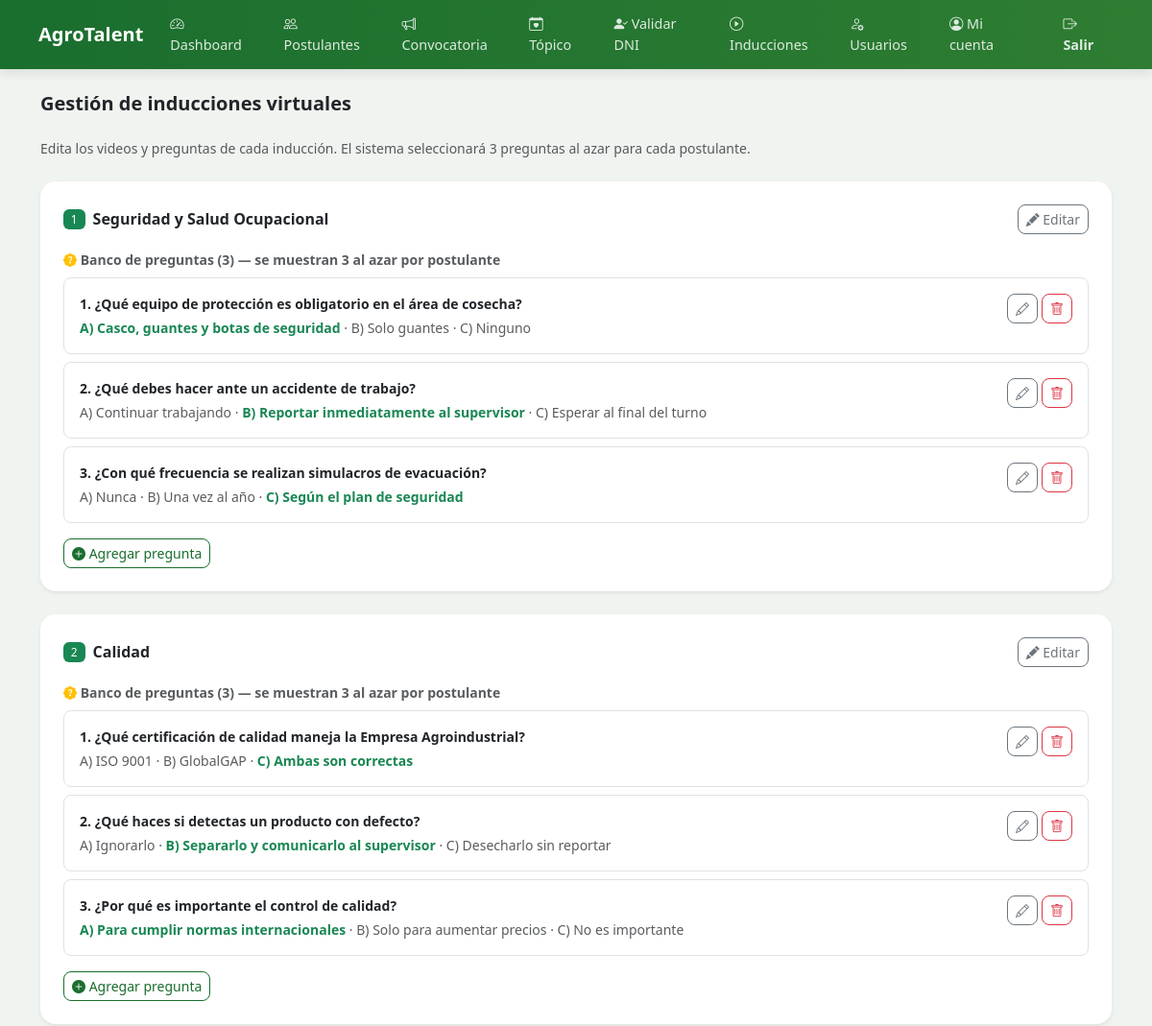
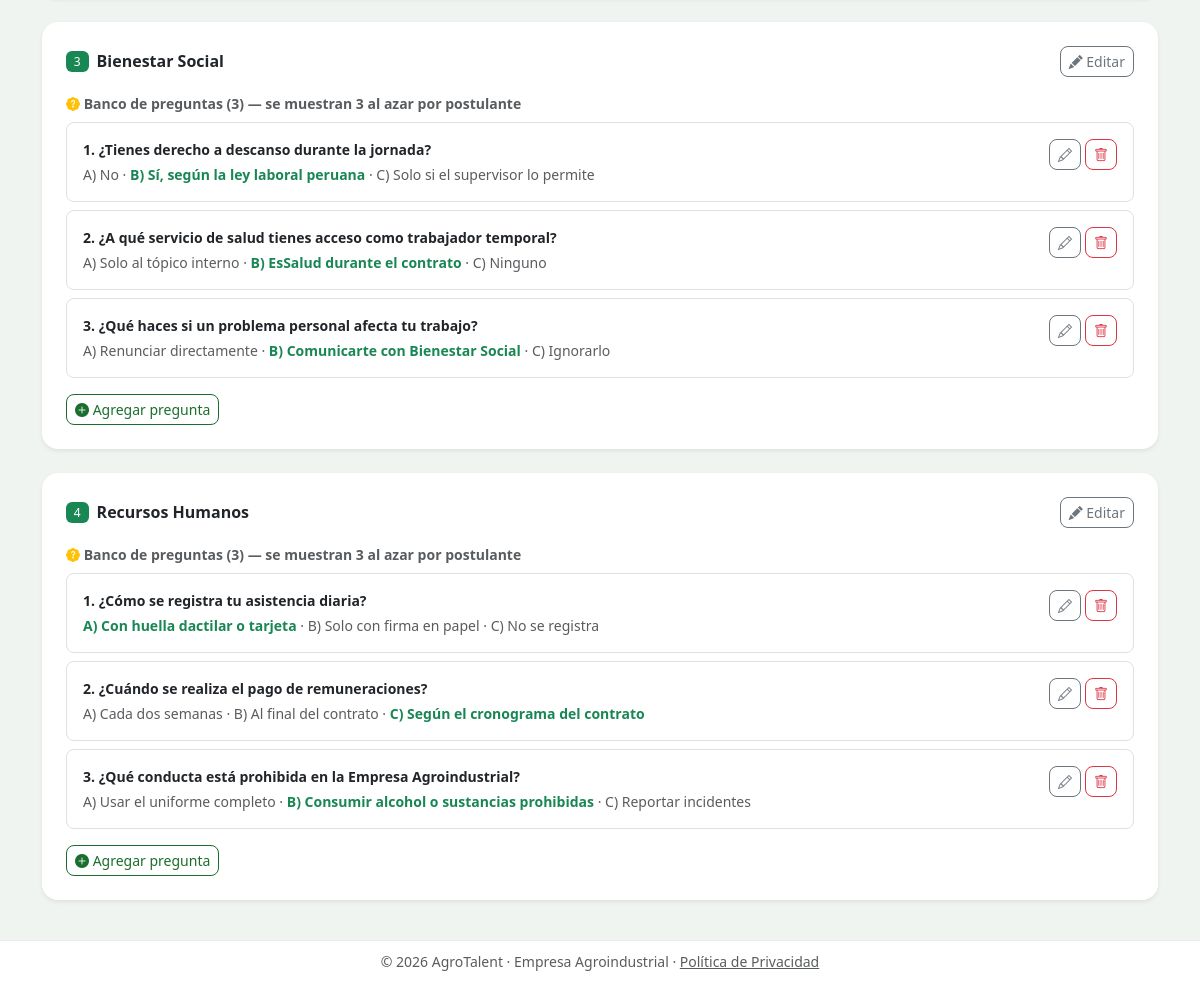
Screenshot of /rrhh/inducciones (signed in) with the database file from the repository (2 pictures, top to bottom).
### models.py (models this page shows)
class Induccion(db.Model):
    __tablename__ = 'inducciones'
    id = db.Column(db.Integer, primary_key=True)
    orden = db.Column(db.Integer, nullable=False)
    titulo = db.Column(db.String(100), nullable=False)
    descripcion = db.Column(db.Text)
    video_url = db.Column(db.String(300))
    preguntas = db.relationship('PreguntaInduccion', backref='induccion', lazy=True, order_by='PreguntaInduccion.id')

class PreguntaInduccion(db.Model):
    __tablename__ = 'preguntas_induccion'
    id = db.Column(db.Integer, primary_key=True)
    induccion_id = db.Column(db.Integer, db.ForeignKey('inducciones.id'), nullable=False)
    texto = db.Column(db.Text, nullable=False)
    opcion_a = db.Column(db.String(200), nullable=False)
    opcion_b = db.Column(db.String(200), nullable=False)
    opcion_c = db.Column(db.String(200), nullable=False)
    respuesta_correcta = db.Column(db.String(1), nullable=False)

### app.py (the view, shortened to what this page needs)
@app.route('/rrhh/inducciones', methods=['GET', 'POST'])
@login_required
@rol_requerido('rrhh')
def rrhh_inducciones():
    if not current_user.es_jefe:
        flash('Solo el jefe de RR.HH. puede gestionar inducciones.', 'danger')
        return redirect(url_for('rrhh_dashboard'))
    inducciones = Induccion.query.order_by(Induccion.orden).all()
    return render_template('rrhh/inducciones.html', inducciones=inducciones)

### app.py (called while the page is built)
@login_manager.user_loader
def load_user(uid):
    return db.session.get(Usuario, int(uid))

def rol_requerido(*roles):
    def decorator(f):
        @wraps(f)
        def wrapped(*args, **kwargs):
            if not current_user.is_authenticated or current_user.rol not in roles:
                flash('Acceso restringido.', 'danger')
                return redirect(url_for('login'))
            return f(*args, **kwargs)
        return wrapped
    return decorator

### templates/rrhh/inducciones.html (shortened to what this page needs)
{% extends "base.html" %}
{% block content %}
<h5 class="fw-bold mb-4">Gestión de inducciones virtuales</h5>
<p class="text-muted small mb-4">Edita los videos y preguntas de cada inducción. El sistema seleccionará 3 preguntas al azar para cada postulante.</p>
{% for ind in inducciones %}
<div class="card border-0 shadow-sm rounded-4 mb-4">
  <div class="card-body p-4">
    <div class="d-flex align-items-center gap-2 mb-3">
      <span class="badge bg-success">{{ ind.orden }}</span>
      <h6 class="fw-bold mb-0">{{ ind.titulo }}</h6>
      <button class="btn btn-sm btn-outline-secondary rounded-3 ms-auto"
              type="button" data-bs-toggle="collapse"
              data-bs-target="#editInd{{ ind.id }}">
        <i class="bi bi-pencil-fill"></i> Editar
      </button>
    </div>
    <div class="small text-muted fw-semibold mb-2">
      <i class="bi bi-patch-question-fill text-warning"></i>
      Banco de preguntas ({{ ind.preguntas | length }}) — se muestran 3 al azar por postulante
    </div>
    <div class="d-grid gap-2 mb-3">
      {% for preg in ind.preguntas %}
      <div class="border rounded-3 p-3">
        <div class="d-flex align-items-start justify-content-between gap-2">
          <div class="small flex-grow-1">
            <div class="fw-semibold mb-1">{{ loop.index }}. {{ preg.texto }}</div>
            <div class="text-muted">
              <span class="{% if preg.respuesta_correcta == 'a' %}text-success fw-semibold{% endif %}">A) {{ preg.opcion_a }}</span> ·
              <span class="{% if preg.respuesta_correcta == 'b' %}text-success fw-semibold{% endif %}">B) {{ preg.opcion_b }}</span> ·
              <span class="{% if preg.respuesta_correcta == 'c' %}text-success fw-semibold{% endif %}">C) {{ preg.opcion_c }}</span>
            </div>
          </div>
          <div class="d-flex gap-1 flex-shrink-0">
            <button class="btn btn-sm btn-outline-secondary rounded-3" type="button"
                    data-bs-toggle="collapse" data-bs-target="#editPreg{{ preg.id }}">
              <i class="bi bi-pencil"></i>
            </button>
            <form method="POST" class="d-inline">
              <button type="submit" class="btn btn-sm btn-outline-danger rounded-3"
                      onclick="return confirm('¿Eliminar esta pregunta?')">
                <i class="bi bi-trash"></i>
              </button>
            </form>
          </div>
        </div>
      </div>
      {% endfor %}
    </div>
    <button class="btn btn-outline-success btn-sm rounded-3" type="button"
            data-bs-toggle="collapse" data-bs-target="#nuevaPreg{{ ind.id }}">
      <i class="bi bi-plus-circle-fill"></i> Agregar pregunta
    </button>
  </div>
</div>
{% endfor %}
{% endblock %}

### static/css/main.css (style rules this page uses)
:root { --verde: #1a6e2e; --verde-medio: #28a745; --verde-claro: #e8f5e9; --amarillo: #f5c518; --gris: #f8f9fa; --texto: #212529; --muted: #6c757d; }
body { font-family: 'Segoe UI', system-ui, sans-serif; background-color: #f0f4f0; color: var(--texto); min-height: 100vh; display: flex; flex-direction: column; }
.card { transition: box-shadow .15s; }
.btn-outline-success { color: var(--verde); border-color: var(--verde); }
.badge { font-weight: 500; letter-spacing: .01em; }

### rows the page displays
Induccion: orden "1", titulo "Seguridad y Salud Ocupacional", preguntas|length "3"
PreguntaInduccion: texto "¿Qué equipo de protección es obligatorio en el área de cosecha?", opcion_a "Casco, guantes y botas de seguridad", opcion_b "Solo guantes", opcion_c "Ninguno"
PreguntaInduccion: texto "¿Qué debes hacer ante un accidente de trabajo?", opcion_a "Continuar trabajando", opcion_b "Reportar inmediatamente al supervisor", opcion_c "Esperar al final del turno"
PreguntaInduccion: texto "¿Con qué frecuencia se realizan simulacros de evacuación?", opcion_a "Nunca", opcion_b "Una vez al año", opcion_c "Según el plan de seguridad"
Induccion: orden "2", titulo "Calidad", preguntas|length "3"
PreguntaInduccion: texto "¿Qué certificación de calidad maneja la Empresa Agroindustrial?", opcion_a "ISO 9001", opcion_b "GlobalGAP", opcion_c "Ambas son correctas"
PreguntaInduccion: texto "¿Qué haces si detectas un producto con defecto?", opcion_a "Ignorarlo", opcion_b "Separarlo y comunicarlo al supervisor", opcion_c "Desecharlo sin reportar"
PreguntaInduccion: texto "¿Por qué es importante el control de calidad?", opcion_a "Para cumplir normas internacionales", opcion_b "Solo para aumentar precios", opcion_c "No es importante"
Induccion: orden "3", titulo "Bienestar Social", preguntas|length "3"
PreguntaInduccion: texto "¿Tienes derecho a descanso durante la jornada?", opcion_a "No", opcion_b "Sí, según la ley laboral peruana", opcion_c "Solo si el supervisor lo permite"
PreguntaInduccion: texto "¿A qué servicio de salud tienes acceso como trabajador temporal?", opcion_a "Solo al tópico interno", opcion_b "EsSalud durante el contrato", opcion_c "Ninguno"
PreguntaInduccion: texto "¿Qué haces si un problema personal afecta tu trabajo?", opcion_a "Renunciar directamente", opcion_b "Comunicarte con Bienestar Social", opcion_c "Ignorarlo"
Induccion: orden "4", titulo "Recursos Humanos", preguntas|length "3"
PreguntaInduccion: texto "¿Cómo se registra tu asistencia diaria?", opcion_a "Con huella dactilar o tarjeta", opcion_b "Solo con firma en papel", opcion_c "No se registra"
PreguntaInduccion: texto "¿Cuándo se realiza el pago de remuneraciones?", opcion_a "Cada dos semanas", opcion_b "Al final del contrato", opcion_c "Según el cronograma del contrato"
PreguntaInduccion: texto "¿Qué conducta está prohibida en la Empresa Agroindustrial?", opcion_a "Usar el uniforme completo", opcion_b "Consumir alcohol o sustancias prohibidas", opcion_c "Reportar incidentes"
